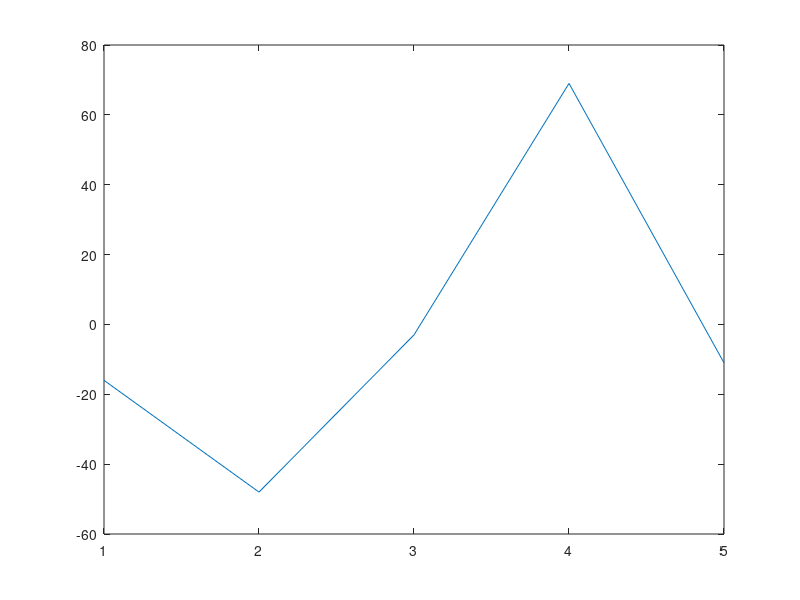

Here is the MATLAB script that generated this plot:
% // TI File $Revision: /main/3 $
% // Checkin $Date: November 1, 2010   13:05:07 $
% // =====================================================================================
% //  This software is licensed for use with Texas Instruments C28x
% //  family DSCs.  This license was provided to you prior to installing
% //  the software.  You may review this license by consulting a copy of
% //  the agreement in the doc directory of this library.
% // -------------------------------------------------------------------------------------
% //          Copyright (C) 2010-2011 Texas Instruments, Incorporated.
% //                          All Rights Reserved.
% //======================================================================================
% //
% // 	FILE:    FixedPointFIR16.m
% //
% // 	TITLE:   DSP2833x Device Fixed Point FIR16 Test Program.   
% //
% //
% // 	ASSUMPTIONS:
% //
% //   	This matlab code is reference code for debugging FixedPoint DSP library
% //    16 bit FIR module and example project 2833x_FixedPoint_FIR16. 
% //
% //
% //   
% //    Watch Variables:
% //
% //      x_raw_sig         Input signal (float)
% //      fir_lpfxx_Q15		FIR filter coefficients (Q15)
% //      x_Q15             Input signal in Q15 format
% //      output            Filtered signal (Q15)
% //
% //######################################################################################
% //
% // 
% //######################################################################################

clear all
close all

disp('==============================================================');
disp('==============================================================');
disp('this is Matlab version of C28x Fixed Point FIR16 code');
disp('The result is stored in array output Q15');
disp('The signal is stored in array x_raw_sig (float)');
disp('The signal in Q15 format is stored in array x_Q15');
disp('==============================================================');

RadStep = 0.1963495408494;

N=input('Please enter signal length N =');
halfSize=N-1;

Rad=[0:RadStep:(halfSize)*RadStep];

Rx=sin(Rad)+cos(Rad*2.3567);
Ix=0*(cos(Rad*8.345) + sin(Rad*5.789));

x=Rx+j*Ix;
x_raw_sig=x/2;

x_Q15=2^15*x/2;

fir_lpf6_Q15=[-3368,347,17612,17612,347,-3368];

fir_lpf7_Q15=[-891,  -4096,   9083,  21178,   9083,  -4096,   -891];

fir_lpf32_Q15=[-31,    -61,     92,    122,   -186,   -248,    348,    449,   -607, -778,   1043,   1370,  -1909,  -2789,   4835,  14710,  14710,   4835, -2789,  -1909,   1370,   1043,   -778,   -607,    449,    348,   -248, -186,    122,     92,    -61,    -31];

%result=conv(fir_lpf6_Q15,x_Q15)*2^7/2^6/2^16;
%result=conv(fir_lpf7_Q15,x_Q15)*2^7/2^6/2^16;
result=conv(fir_lpf32_Q15,x_Q15)*2^7/2^6/2^16;

output=floor(result(1:N));

plot(output)

















